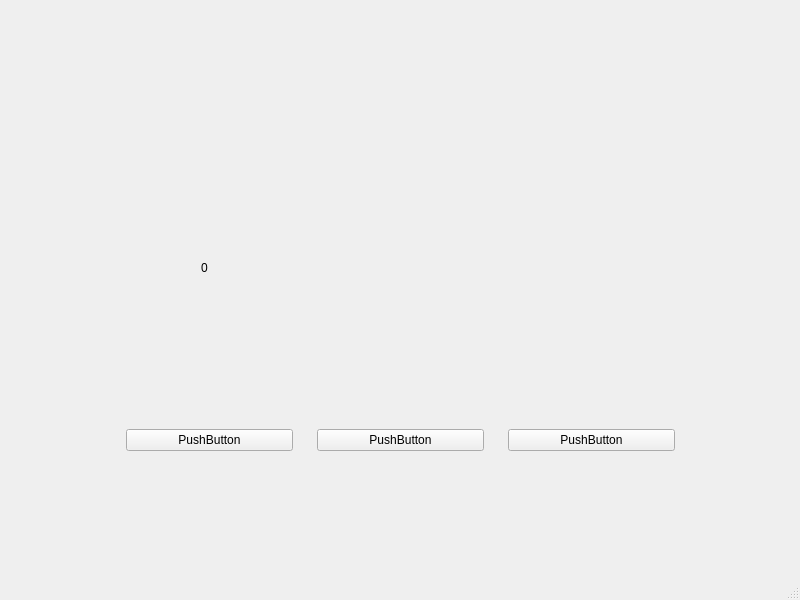
<?xml version="1.0" encoding="UTF-8"?>
<ui version="4.0">
 <class>Main</class>
 <widget class="QMainWindow" name="Main">
  <property name="geometry">
   <rect>
    <x>0</x>
    <y>0</y>
    <width>800</width>
    <height>600</height>
   </rect>
  </property>
  <property name="windowTitle">
   <string>Main</string>
  </property>
  <widget class="QWidget" name="centralwidget">
   <widget class="QWidget" name="horizontalLayoutWidget">
    <property name="geometry">
     <rect>
      <x>110</x>
      <y>400</y>
      <width>581</width>
      <height>80</height>
     </rect>
    </property>
    <layout class="QHBoxLayout" name="horizontalLayout">
     <property name="spacing">
      <number>24</number>
     </property>
     <property name="leftMargin">
      <number>16</number>
     </property>
     <property name="rightMargin">
      <number>16</number>
     </property>
     <item>
      <widget class="QPushButton" name="pushButton">
       <property name="text">
        <string>PushButton</string>
       </property>
      </widget>
     </item>
     <item>
      <widget class="QPushButton" name="pushButton2">
       <property name="text">
        <string>PushButton</string>
       </property>
      </widget>
     </item>
     <item>
      <widget class="QPushButton" name="pushButton3">
       <property name="text">
        <string>PushButton</string>
       </property>
      </widget>
     </item>
    </layout>
   </widget>
   <widget class="QLabel" name="label">
    <property name="geometry">
     <rect>
      <x>180</x>
      <y>260</y>
      <width>49</width>
      <height>16</height>
     </rect>
    </property>
    <property name="text">
     <string>0</string>
    </property>
    <property name="alignment">
     <set>Qt::AlignCenter</set>
    </property>
   </widget>
  </widget>
  <widget class="QMenuBar" name="menubar">
   <property name="geometry">
    <rect>
     <x>0</x>
     <y>0</y>
     <width>800</width>
     <height>21</height>
    </rect>
   </property>
  </widget>
  <widget class="QStatusBar" name="statusbar"/>
 </widget>
 <resources/>
 <connections/>
</ui>
